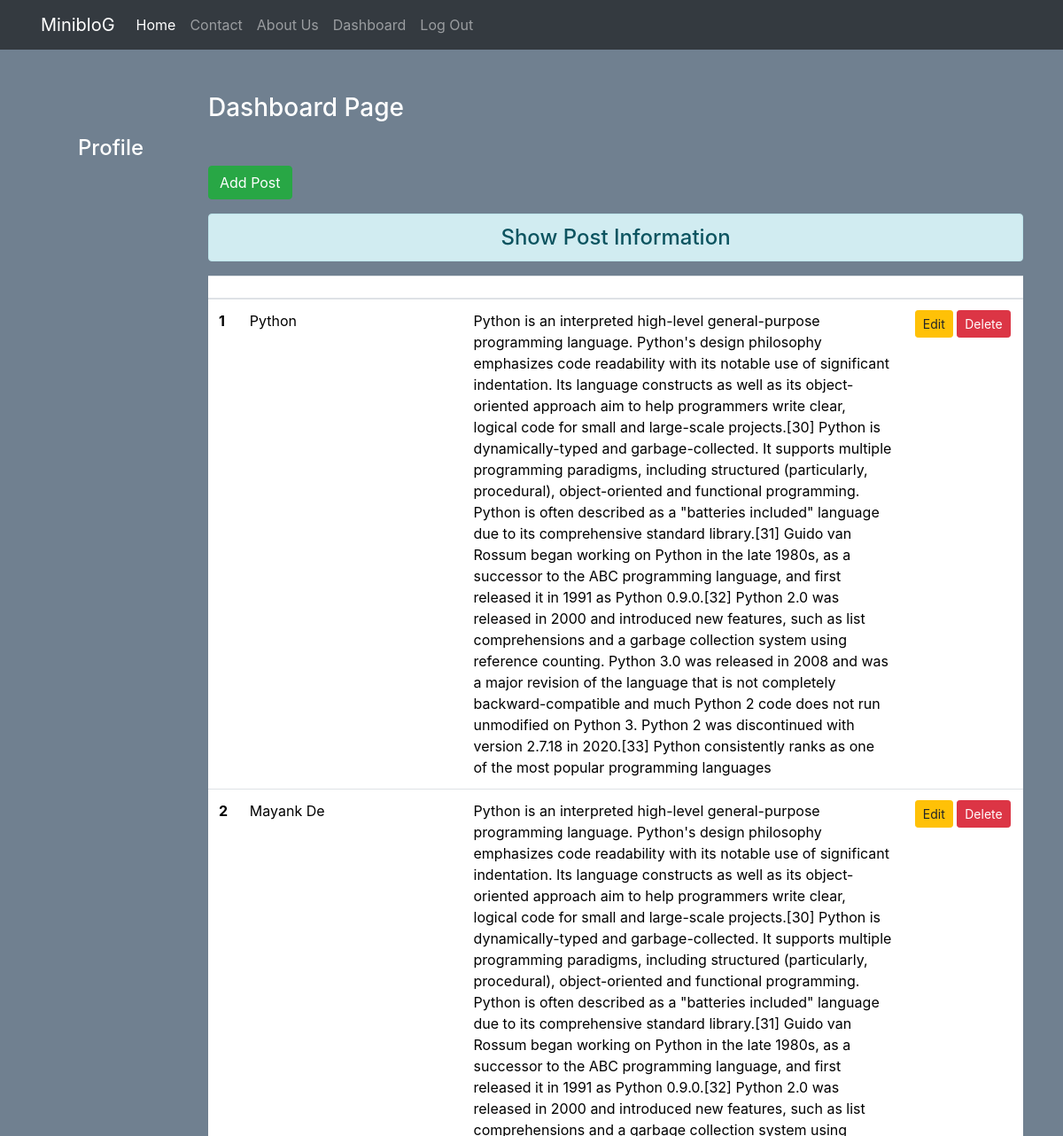
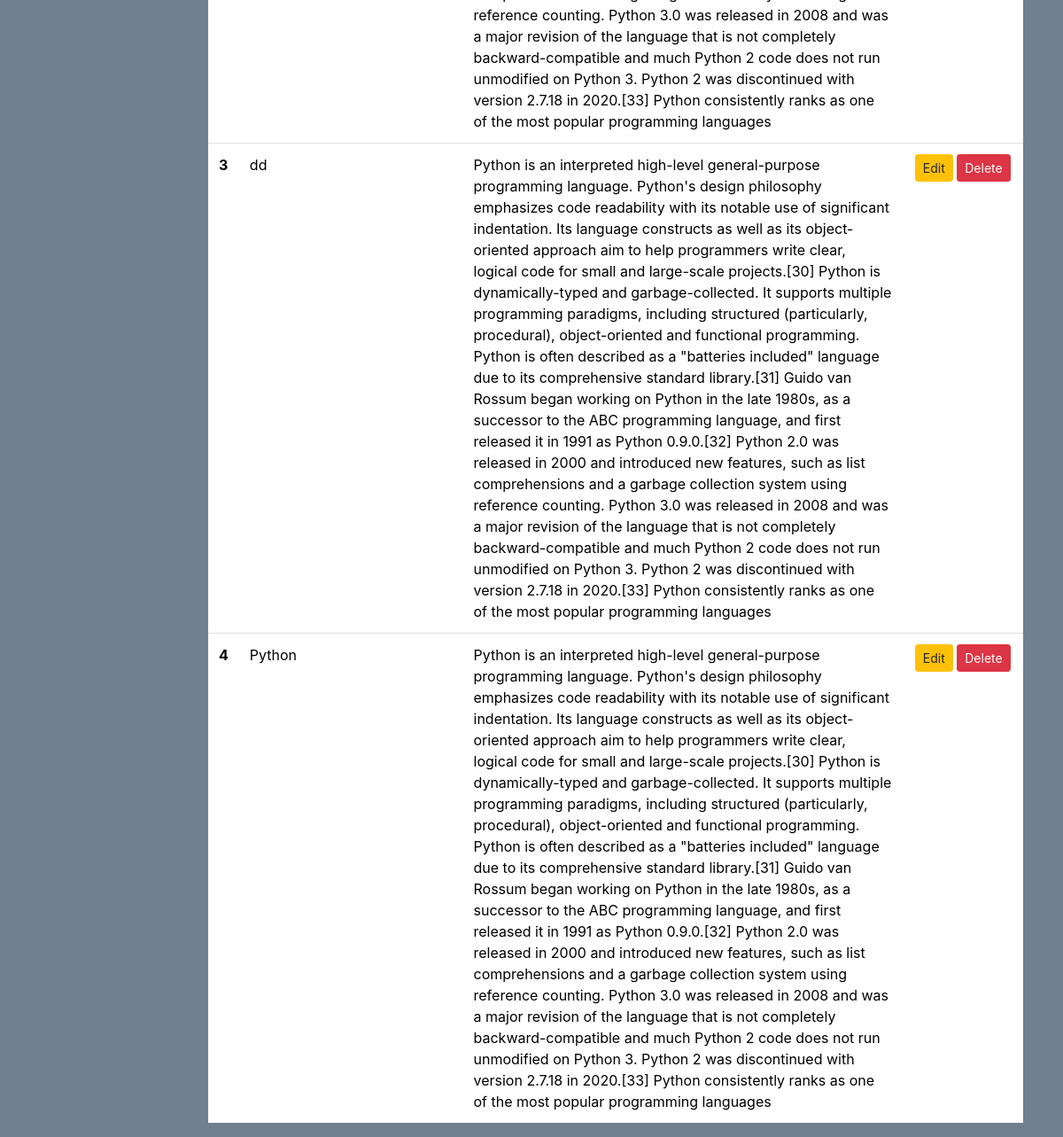
The page /dashboard/ (signed in) on the database its author committed (2 pictures, top to bottom).
### blog/models.py (models this page shows, shortened)
class Post(models.Model):
    title=models.CharField(max_length=150)
    desc=models.TextField()

### blog/views.py (the view)
# urls.py: path('dashboard/', views.dashboard,name="dashboard"),
def dashboard(request):
    if request.user.is_authenticated:
        posts = Post.objects.all().order_by('-id')
        user = request.user
        full_name = user.get_full_name()
        gps = user.groups.all()
        return render(request,'blog/dashboard.html',{'posts':posts,'full_name':full_name,'groups':gps})
    else:
        return HttpResponseRedirect('/login/')

### blog/templates/blog/dashboard.html (shortened to what this page needs)
{% extends 'blog/base.html' %}
{% load static %}
{% block side %}
<div class="col-sm-2 text-white my-5 text-center">
    <h4 class="my-5">Profile</h4>
</div>
{% endblock side %}
{% block content %}
<div class="col-sm-10 ">
    <h3 class="text-white my-5">Dashboard Page</h3>
    <a href="{% url 'addpost' %}" class="btn btn-success">Add Post</a>
    <h4 class="text-center alert alert-info mt-3">Show Post Information</h4>
    {% if posts %}
    <table class="table table-hover bg-white">
        <thead>
            <tr class="text-center">
                <th scope="col" style="width:2%"></th>
                <th scope="col" style="width:28%"></th>
                <th scope="col" style="width:55%"></th>
                <th scope="col" style="width:15%"></th>
            </tr>
        </thead>
        <tbody>
            {% for post in posts %}
            <tr>
                <th scope="row">{{ forloop.counter }}</th>
                <td>{{post.title}}</td>
                <td>{{post.desc}}</td>
                <td class="text-center">
                    <a href="{% url 'updatepost' post.id %}" class="btn btn-warning btn-sm">Edit</a>
                    {% if perms.blog.delete_post %}
                    <form action="{% url 'deletepost' post.id %}" method="POST" class="d-inline">
                        <input type="submit" class="btn btn-danger btn-sm" value="Delete">
                    </form>
                    {% endif %}
                </td>
            </tr>
            {% endfor %}
        </tbody>
    </table>
    {% else %}
    <h4 class="text-center alert alert-warning">No Records</h4>
</div>
{% endif %}
{% endblock content %}

### blog/static/blog/css/styles.css (style rules this page uses)
body { background-color: slategrey; color: black; }

### rows shown on the page
Post: title "Python", desc "Python is an interpreted high-level general-purpose programming language. Python's design philosophy emphasizes code readability with its notable use of significant indentation. Its language constructs as well as its object-oriented approach aim to help programmers write clear, logical code for small and large-scale projects.[30] Python is dynamically-typed and garbage-collected. It supports multiple programming paradigms, including structured (particularly, procedural), object-oriented and functional programming. Python is often described as a \"batteries included\" language due to its comprehensive standard library.[31] Guido van Rossum began working on Python in the late 1980s, as a…"
Post: title "Mayank De", desc "Python is an interpreted high-level general-purpose programming language. Python's design philosophy emphasizes code readability with its notable use of significant indentation. Its language constructs as well as its object-oriented approach aim to help programmers write clear, logical code for small and large-scale projects.[30] Python is dynamically-typed and garbage-collected. It supports multiple programming paradigms, including structured (particularly, procedural), object-oriented and functional programming. Python is often described as a \"batteries included\" language due to its comprehensive standard library.[31] Guido van Rossum began working on Python in the late 1980s, as a…"
Post: title "dd", desc "Python is an interpreted high-level general-purpose programming language. Python's design philosophy emphasizes code readability with its notable use of significant indentation. Its language constructs as well as its object-oriented approach aim to help programmers write clear, logical code for small and large-scale projects.[30] Python is dynamically-typed and garbage-collected. It supports multiple programming paradigms, including structured (particularly, procedural), object-oriented and functional programming. Python is often described as a \"batteries included\" language due to its comprehensive standard library.[31] Guido van Rossum began working on Python in the late 1980s, as a…"
Post: title "Python", desc "Python is an interpreted high-level general-purpose programming language. Python's design philosophy emphasizes code readability with its notable use of significant indentation. Its language constructs as well as its object-oriented approach aim to help programmers write clear, logical code for small and large-scale projects.[30] Python is dynamically-typed and garbage-collected. It supports multiple programming paradigms, including structured (particularly, procedural), object-oriented and functional programming. Python is often described as a \"batteries included\" language due to its comprehensive standard library.[31] Guido van Rossum began working on Python in the late 1980s, as a…"
